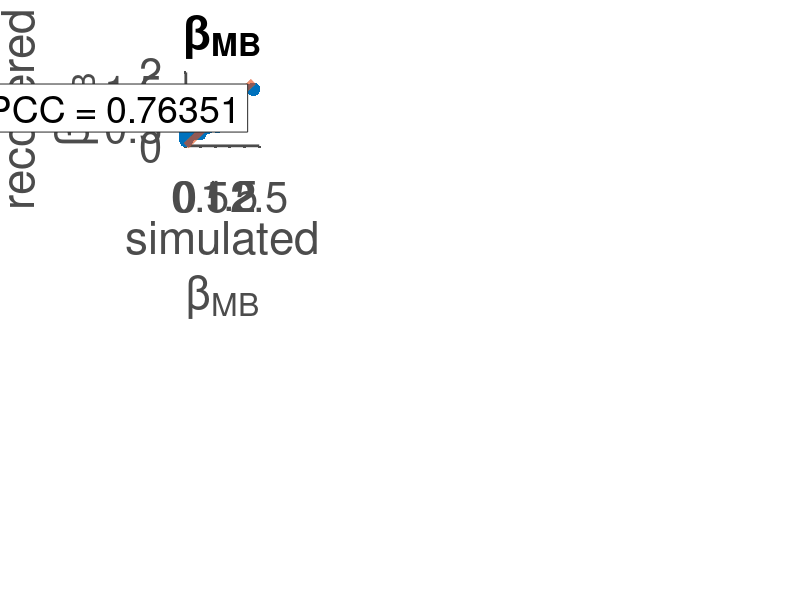

Reproduce this figure in MATLAB. (Note: this script raises an error after producing the figure.)
% Visualise parameter recovery using EM-fitted parameters in Julia
clear all; close all; clc;
% thetas_opt = readtable('params_recovered_study.csv');
% thetas = readtable('params_original_study.csv');
% NT = load('n_trials_study.csv');

thetas_opt = load('recovered.csv');
thetas = load('original.csv');
NT = 150;
% load('n_trials_study.csv');
%%
NS = size(thetas,1);
param_names = {'beta_mb','beta_mf','beta_2','alpha','rho'};

disp(['Correlation ',param_names(1), ' original and recovered:'])
% R_all_nor=corrcoef(thetas_nor(:,1:2));
cc_beta_mb = corrcoef([thetas(:,1),thetas_opt(:,1)]);
cc_beta_mb(1,2)

disp(['Correlation ',param_names(2), ' original and recovered:'])
% R_all_nor=corrcoef(thetas_nor(:,1:2));
cc_beta_mf = corrcoef([thetas(:,2),thetas_opt(:,2)]);
cc_beta_mf(1,2)

disp(['Correlation ',param_names(3), ' original and recovered:'])
% R_all_nor=corrcoef(thetas_nor(:,1:2));
cc_beta_2 = corrcoef([thetas(:,3),thetas_opt(:,3)]);
cc_beta_2(1,2)

disp(['Correlation ',param_names(4), ' original and recovered:'])
% R_all_nor=corrcoef(thetas_nor(:,1:2));
cc_alpha = corrcoef([thetas(:,4),thetas_opt(:,4)]);
cc_alpha(1,2)

disp(['Correlation ',param_names(5), ' original and recovered:'])
% R_all_nor=corrcoef(thetas_nor(:,1:2));
cc_rho = corrcoef([thetas(:,5),thetas_opt(:,5)]);
cc_rho(1,2)

ccs = [cc_beta_mb(1,2),cc_beta_mf(1,2), cc_beta_2(1,2),cc_alpha(1,2), cc_rho(1,2)];

mSize=30;
axisFontSize=30;
param_names = {'\beta_{MB}','\beta_{MF}','\beta_2','\alpha','\rho'};
for i=1:5
subplot(2,3,i)
    plot(thetas(:,i),thetas_opt(:,i),'.','markersize',mSize,'HandleVisibility','off');
    hold on;
    [lb_eps, ub_eps] = bounds(thetas(:,i));
    plot(lb_eps:0.001:ub_eps,(lb_eps:0.001:ub_eps)*ccs(i), 'linewidth',5,'DisplayName',['PCC = ',num2str(ccs(i))]);
    legend('location','best')
    xlabel(['simulated' param_names(i)])
    ylabel(['recovered', param_names(i)])
    axis square
    title([param_names(i) ])
    set(gca,'fontsize',axisFontSize,'Box','off','TickDir','out','TickLength'...
        ,[.0175 .0175],'XMinorTick'  , 'on','YMinorTick','on','YGrid','off',...
        'XColor',[.3 .3 .3],'YColor',[.3 .3 .3],'LineWidth',2,'FontName','Helvetica','XDir', 'default');
end
sgtitle(['Sample of simulated vs recovered parameters for ',num2str(NS), ' subjects on ',num2str(NT), ' trials.'],...
    'fontsize',axisFontSize,'FontName','Helvetica','Color',[.3 .3 .3],'FontWeight','bold')
set(gcf,'units','normalized','outerposition',[0 0 1 1])
fname = ['figs/recovery_study_nsub_',num2str(NS),'_ntrial',num2str(NT)];
% export_fig(fname,'-pdf', '-m1', '-transparent') 


